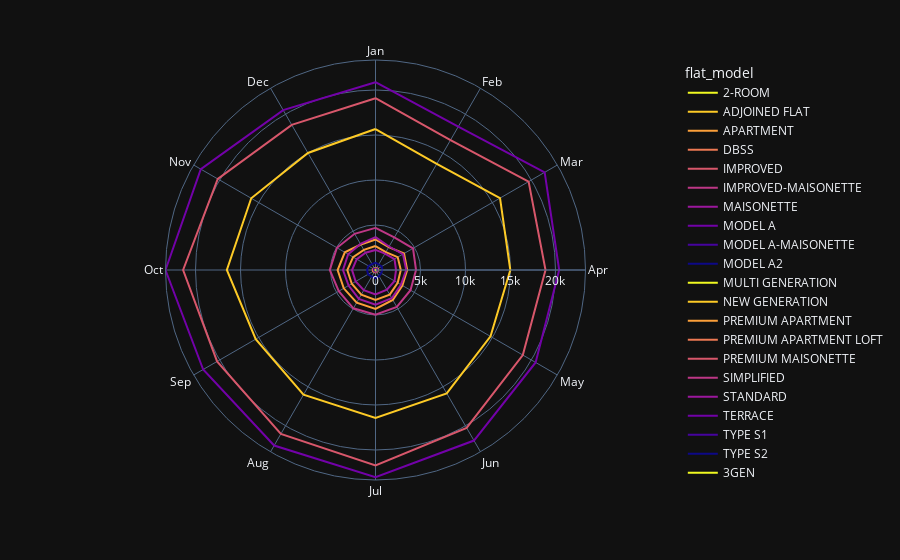

Here is the notebook cell this chart was saved with:
### Code cell
# Grouping the flats sold by month and flat model
total_units_by_month_flat_model = df.groupby(['month', 'flat_model']).size().reset_index(name='total_units')

# Convert month integers to month names
total_units_by_month_flat_model['month'] = total_units_by_month_flat_model['month'].apply(lambda x: calendar.month_abbr[x])

fig = px.line_polar(total_units_by_month_flat_model, r="total_units", theta="month", color="flat_model", line_close=True,
                    color_discrete_sequence=px.colors.sequential.Plasma_r,
                    template="plotly_dark",)
fig.show()

### Figure 1 — Plotly figure (JSON) as saved in the notebook; plotly's stock layout.template omitted (floating-point values rounded to 4 significant figures)
{"data": [{"hovertemplate": "flat_model=2-ROOM<br>total_units=%{r}<br>month=%{theta}<extra></extra>", "legendgroup": "2-ROOM", "line": {"color": "#f0f921", "dash": "solid"}, "marker": {"symbol": "circle"}, "mode": "lines", "name": "2-ROOM", "r": [8, 6, 5, 9, 2, 14, 7, 10, 12, 12, 10, 6, 8], "showlegend": true, "subplot": "polar", "theta": ["Jan", "Feb", "Mar", "Apr", "May", "Jun", "Jul", "Aug", "Sep", "Oct", "Nov", "Dec", "Jan"], "type": "scatterpolar"}, {"hovertemplate": "flat_model=ADJOINED FLAT<br>total_units=%{r}<br>month=%{theta}<extra></extra>", "legendgroup": "ADJOINED FLAT", "line": {"color": "#fdca26", "dash": "solid"}, "marker": {"symbol": "circle"}, "mode": "lines", "name": "ADJOINED FLAT", "r": [98, 87, 92, 80, 91, 111, 116, 133, 127, 94, 99, 93, 98], "showlegend": true, "subplot": "polar", "theta": ["Jan", "Feb", "Mar", "Apr", "May", "Jun", "Jul", "Aug", "Sep", "Oct", "Nov", "Dec", "Jan"], "type": "scatterpolar"}, {"hovertemplate": "flat_model=APARTMENT<br>total_units=%{r}<br>month=%{theta}<extra></extra>", "legendgroup": "APARTMENT", "line": {"color": "#fb9f3a", "dash": "solid"}, "marker": {"symbol": "circle"}, "mode": "lines", "name": "APARTMENT", "r": [2661, 2293, 2851, 2810, 2850, 3153, 3331, 3163, 3042, 3132, 2876, 2581, 2661], "showlegend": true, "subplot": "polar", "theta": ["Jan", "Feb", "Mar", "Apr", "May", "Jun", "Jul", "Aug", "Sep", "Oct", "Nov", "Dec", "Jan"], "type": "scatterpolar"}, {"hovertemplate": "flat_model=DBSS<br>total_units=%{r}<br>month=%{theta}<extra></extra>", "legendgroup": "DBSS", "line": {"color": "#ed7953", "dash": "solid"}, "marker": {"symbol": "circle"}, "mode": "lines", "name": "DBSS", "r": [224, 222, 298, 257, 241, 265, 281, 273, 305, 312, 265, 222, 224], "showlegend": true, "subplot": "polar", "theta": ["Jan", "Feb", "Mar", "Apr", "May", "Jun", "Jul", "Aug", "Sep", "Oct", "Nov", "Dec", "Jan"], "type": "scatterpolar"}, {"hovertemplate": "flat_model=IMPROVED<br>total_units=%{r}<br>month=%{theta}<extra></extra>", "legendgroup": "IMPROVED", "line": {"color": "#d8576b", "dash": "solid"}, "marker": {"symbol": "circle"}, "mode": "lines", "name": "IMPROVED", "r": [19088, 16672, 19646, 18892, 18902, 20249, 21721, 21028, 20328, 21378, 20240, 18616, 19088], "showlegend": true, "subplot": "polar", "theta": ["Jan", "Feb", "Mar", "Apr", "May", "Jun", "Jul", "Aug", "Sep", "Oct", "Nov", "Dec", "Jan"], "type": "scatterpolar"}, {"hovertemplate": "flat_model=IMPROVED-MAISONETTE<br>total_units=%{r}<br>month=%{theta}<extra></extra>", "legendgroup": "IMPROVED-MAISONETTE", "line": {"color": "#bd3786", "dash": "solid"}, "marker": {"symbol": "circle"}, "mode": "lines", "name": "IMPROVED-MAISONETTE", "r": [7, 7, 9, 8, 11, 13, 15, 15, 8, 12, 11, 9, 7], "showlegend": true, "subplot": "polar", "theta": ["Jan", "Feb", "Mar", "Apr", "May", "Jun", "Jul", "Aug", "Sep", "Oct", "Nov", "Dec", "Jan"], "type": "scatterpolar"}, {"hovertemplate": "flat_model=MAISONETTE<br>total_units=%{r}<br>month=%{theta}<extra></extra>", "legendgroup": "MAISONETTE", "line": {"color": "#9c179e", "dash": "solid"}, "marker": {"symbol": "circle"}, "mode": "lines", "name": "MAISONETTE", "r": [2229, 2103, 2436, 2282, 2443, 2536, 2725, 2600, 2542, 2608, 2405, 2210, 2229], "showlegend": true, "subplot": "polar", "theta": ["Jan", "Feb", "Mar", "Apr", "May", "Jun", "Jul", "Aug", "Sep", "Oct", "Nov", "Dec", "Jan"], "type": "scatterpolar"}, {"hovertemplate": "flat_model=MODEL A<br>total_units=%{r}<br>month=%{theta}<extra></extra>", "legendgroup": "MODEL A", "line": {"color": "#7201a8", "dash": "solid"}, "marker": {"symbol": "circle"}, "mode": "lines", "name": "MODEL A", "r": [20868, 18389, 21706, 20411, 20546, 21884, 23026, 22524, 22111, 23335, 22414, 20519, 20868], "showlegend": true, "subplot": "polar", "theta": ["Jan", "Feb", "Mar", "Apr", "May", "Jun", "Jul", "Aug", "Sep", "Oct", "Nov", "Dec", "Jan"], "type": "scatterpolar"}, {"hovertemplate": "flat_model=MODEL A-MAISONETTE<br>total_units=%{r}<br>month=%{theta}<extra></extra>", "legendgroup": "MODEL A-MAISONETTE", "line": {"color": "#46039f", "dash": "solid"}, "marker": {"symbol": "circle"}, "mode": "lines", "name": "MODEL A-MAISONETTE", "r": [159, 149, 185, 141, 164, 196, 175, 183, 158, 178, 207, 150, 159], "showlegend": true, "subplot": "polar", "theta": ["Jan", "Feb", "Mar", "Apr", "May", "Jun", "Jul", "Aug", "Sep", "Oct", "Nov", "Dec", "Jan"], "type": "scatterpolar"}, {"hovertemplate": "flat_model=MODEL A2<br>total_units=%{r}<br>month=%{theta}<extra></extra>", "legendgroup": "MODEL A2", "line": {"color": "#0d0887", "dash": "solid"}, "marker": {"symbol": "circle"}, "mode": "lines", "name": "MODEL A2", "r": [823, 706, 787, 769, 714, 793, 909, 834, 948, 938, 892, 760, 823], "showlegend": true, "subplot": "polar", "theta": ["Jan", "Feb", "Mar", "Apr", "May", "Jun", "Jul", "Aug", "Sep", "Oct", "Nov", "Dec", "Jan"], "type": "scatterpolar"}, {"hovertemplate": "flat_model=MULTI GENERATION<br>total_units=%{r}<br>month=%{theta}<extra></extra>", "legendgroup": "MULTI GENERATION", "line": {"color": "#f0f921", "dash": "solid"}, "marker": {"symbol": "circle"}, "mode": "lines", "name": "MULTI GENERATION", "r": [48, 43, 38, 37, 40, 58, 54, 47, 45, 46, 44, 32, 48], "showlegend": true, "subplot": "polar", "theta": ["Jan", "Feb", "Mar", "Apr", "May", "Jun", "Jul", "Aug", "Sep", "Oct", "Nov", "Dec", "Jan"], "type": "scatterpolar"}, {"hovertemplate": "flat_model=NEW GENERATION<br>total_units=%{r}<br>month=%{theta}<extra></extra>", "legendgroup": "NEW GENERATION", "line": {"color": "#fdca26", "dash": "solid"}, "marker": {"symbol": "circle"}, "mode": "lines", "name": "NEW GENERATION", "r": [15661, 13616, 15978, 14980, 14759, 15828, 16431, 16004, 15369, 16518, 15946, 15013, 15661], "showlegend": true, "subplot": "polar", "theta": ["Jan", "Feb", "Mar", "Apr", "May", "Jun", "Jul", "Aug", "Sep", "Oct", "Nov", "Dec", "Jan"], "type": "scatterpolar"}, {"hovertemplate": "flat_model=PREMIUM APARTMENT<br>total_units=%{r}<br>month=%{theta}<extra></extra>", "legendgroup": "PREMIUM APARTMENT", "line": {"color": "#fb9f3a", "dash": "solid"}, "marker": {"symbol": "circle"}, "mode": "lines", "name": "PREMIUM APARTMENT", "r": [3389, 2941, 3663, 3524, 3449, 3847, 4323, 4180, 4070, 4210, 3936, 3268, 3389], "showlegend": true, "subplot": "polar", "theta": ["Jan", "Feb", "Mar", "Apr", "May", "Jun", "Jul", "Aug", "Sep", "Oct", "Nov", "Dec", "Jan"], "type": "scatterpolar"}, {"hovertemplate": "flat_model=PREMIUM APARTMENT LOFT<br>total_units=%{r}<br>month=%{theta}<extra></extra>", "legendgroup": "PREMIUM APARTMENT LOFT", "line": {"color": "#ed7953", "dash": "solid"}, "marker": {"symbol": "circle"}, "mode": "lines", "name": "PREMIUM APARTMENT LOFT", "r": [6, 9, 15, 6, 8, 14, 9, 6, 10, 5, 6, 9, 6], "showlegend": true, "subplot": "polar", "theta": ["Jan", "Feb", "Mar", "Apr", "May", "Jun", "Jul", "Aug", "Sep", "Oct", "Nov", "Dec", "Jan"], "type": "scatterpolar"}, {"hovertemplate": "flat_model=PREMIUM MAISONETTE<br>total_units=%{r}<br>month=%{theta}<extra></extra>", "legendgroup": "PREMIUM MAISONETTE", "line": {"color": "#d8576b", "dash": "solid"}, "marker": {"symbol": "circle"}, "mode": "lines", "name": "PREMIUM MAISONETTE", "r": [5, 8, 7, 6, 5, 5, 7, 9, 15, 9, 7, 3, 5], "showlegend": true, "subplot": "polar", "theta": ["Jan", "Feb", "Mar", "Apr", "May", "Jun", "Jul", "Aug", "Sep", "Oct", "Nov", "Dec", "Jan"], "type": "scatterpolar"}, {"hovertemplate": "flat_model=SIMPLIFIED<br>total_units=%{r}<br>month=%{theta}<extra></extra>", "legendgroup": "SIMPLIFIED", "line": {"color": "#bd3786", "dash": "solid"}, "marker": {"symbol": "circle"}, "mode": "lines", "name": "SIMPLIFIED", "r": [4682, 4172, 4814, 4505, 4490, 4738, 4971, 4913, 4713, 5081, 4947, 4644, 4682], "showlegend": true, "subplot": "polar", "theta": ["Jan", "Feb", "Mar", "Apr", "May", "Jun", "Jul", "Aug", "Sep", "Oct", "Nov", "Dec", "Jan"], "type": "scatterpolar"}, {"hovertemplate": "flat_model=STANDARD<br>total_units=%{r}<br>month=%{theta}<extra></extra>", "legendgroup": "STANDARD", "line": {"color": "#9c179e", "dash": "solid"}, "marker": {"symbol": "circle"}, "mode": "lines", "name": "STANDARD", "r": [3660, 3014, 3522, 3415, 3267, 3621, 3848, 3699, 3452, 3612, 3506, 3343, 3660], "showlegend": true, "subplot": "polar", "theta": ["Jan", "Feb", "Mar", "Apr", "May", "Jun", "Jul", "Aug", "Sep", "Oct", "Nov", "Dec", "Jan"], "type": "scatterpolar"}, {"hovertemplate": "flat_model=TERRACE<br>total_units=%{r}<br>month=%{theta}<extra></extra>", "legendgroup": "TERRACE", "line": {"color": "#7201a8", "dash": "solid"}, "marker": {"symbol": "circle"}, "mode": "lines", "name": "TERRACE", "r": [60, 45, 58, 50, 51, 70, 55, 49, 61, 69, 65, 53, 60], "showlegend": true, "subplot": "polar", "theta": ["Jan", "Feb", "Mar", "Apr", "May", "Jun", "Jul", "Aug", "Sep", "Oct", "Nov", "Dec", "Jan"], "type": "scatterpolar"}, {"hovertemplate": "flat_model=TYPE S1<br>total_units=%{r}<br>month=%{theta}<extra></extra>", "legendgroup": "TYPE S1", "line": {"color": "#46039f", "dash": "solid"}, "marker": {"symbol": "circle"}, "mode": "lines", "name": "TYPE S1", "r": [32, 39, 41, 36, 39, 46, 31, 36, 32, 32, 36, 28, 32], "showlegend": true, "subplot": "polar", "theta": ["Jan", "Feb", "Mar", "Apr", "May", "Jun", "Jul", "Aug", "Sep", "Oct", "Nov", "Dec", "Jan"], "type": "scatterpolar"}, {"hovertemplate": "flat_model=TYPE S2<br>total_units=%{r}<br>month=%{theta}<extra></extra>", "legendgroup": "TYPE S2", "line": {"color": "#0d0887", "dash": "solid"}, "marker": {"symbol": "circle"}, "mode": "lines", "name": "TYPE S2", "r": [18, 19, 24, 17, 14, 13, 12, 29, 21, 12, 22, 9, 18], "showlegend": true, "subplot": "polar", "theta": ["Jan", "Feb", "Mar", "Apr", "May", "Jun", "Jul", "Aug", "Sep", "Oct", "Nov", "Dec", "Jan"], "type": "scatterpolar"}, {"hovertemplate": "flat_model=3GEN<br>total_units=%{r}<br>month=%{theta}<extra></extra>", "legendgroup": "3GEN", "line": {"color": "#f0f921", "dash": "solid"}, "marker": {"symbol": "circle"}, "mode": "lines", "name": "3GEN", "r": [2, 3, 4, 2, 1, 5, 2, 2, 2], "showlegend": true, "subplot": "polar", "theta": ["Feb", "May", "Jun", "Jul", "Aug", "Sep", "Oct", "Nov", "Feb"], "type": "scatterpolar"}], "layout": {"autosize": true, "legend": {"title": {"text": "flat_model"}, "tracegroupgap": 0}, "margin": {"t": 60}, "polar": {"angularaxis": {"direction": "clockwise", "rotation": 90, "type": "category"}, "domain": {"x": [0, 1], "y": [0, 1]}, "radialaxis": {"autorange": true, "range": [0, 23335], "type": "linear"}}}}
